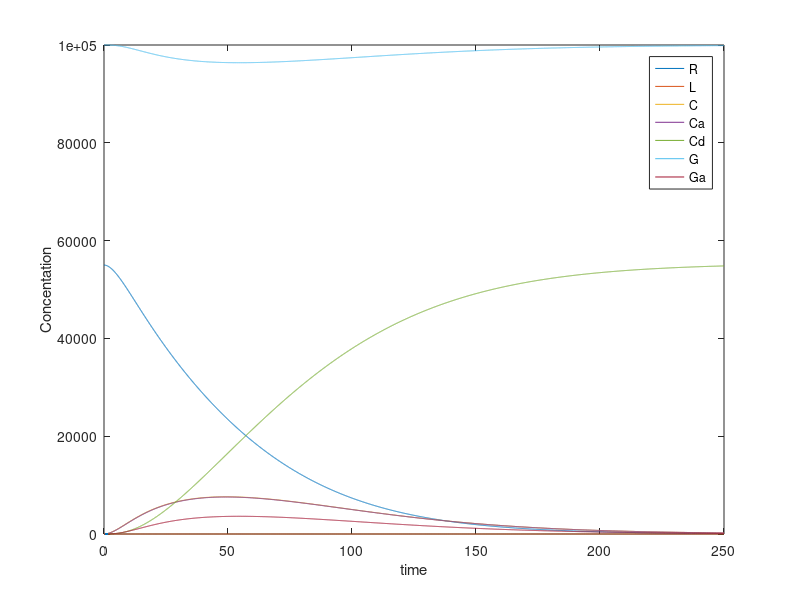
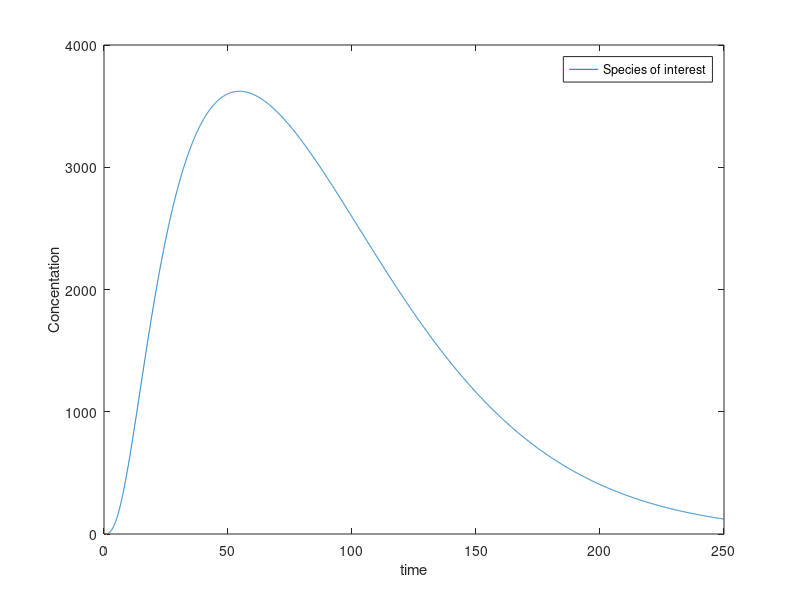

Here is the MATLAB script that generated these plots, in order: (Note: this script raises an error after producing the figures.)
% Recreating Shankaran model matlab
clc
clear
close all

% Parameters
kon = 8.4*10.^7;
koff = 0.37;
kfr = 10;
krr = 10;
kds = 0.065;
ka = 10.^-6;
ki = 2*10.^-1;
RT = 5.5*10.^4;
GT = 1*10.^5;
V = 4*10.^-10;
Kd = koff/kon;
Nav = 6.022*10. ^23;
A = 0.001;

% Inital conditions

R = RT;
G = GT;
C = 0;
Ca = C;
Cd = C;
Ga = C;
L = 0.01*Kd;
ft = A*Kd*koff;

% ODE components ODE with the local function
time = 0:250:250;

dVdt = @(time,X) [-kon*X(1)*X(2) + koff*X(3);
    (-kon*X(1)*X(2)/(Nav*V)) + L;
    kon*X(1)*X(2) - koff*X(3) - kfr*X(3) + krr*X(4);
    kfr*X(3) - krr*X(4) - kds*X(4);
    kds*X(3);
    -ka*X(6)*X(4) + ki*X(7);
    ka*X(6)*X(4) - ki*X(7)];

[time,X] = ode45(dVdt,time,[R;0;C;Ca;Cd;G;Ga]); % calling the local funtion to be used in ODE45

%  Plotting the result of the entire model
figure(1)
plot(time,X,LineWidth=2)
legend('R','L','C','Ca','Cd','G','Ga')
xlabel('time')
ylabel('Concentation')

% % Plot both on the same graph
% figure(1);subplot(2,1,1)
% xlabel('time'); ylabel('Concentation')
% plot(time,X,LineWidth=2); legend('R','L','C','Ca','Cd','G','Ga')
% subplot(2,1,2)
% plot(time,X(:,7),LineWidth=2); legend('Species of interest')

% Plotting the component of the model
figure(2)
plot(time,X(:,7),LineWidth=2)
legend('Species of interest')
xlabel('time')
ylabel('Concentation')


%% Exacuting with user defined funtion

% Inital conditions
R = RT;
G = GT;
C = 0;
Ca = C;
Cd = C;
Ga = C;
L = 0.01*Kd;
ft = A*Kd*koff;

[t,Val] = ode45(@dXdt,time,[R;0;C;Ca;Cd;G;Ga]);
figure(3)
plot(time,Val,LineWidth=2)
legend('R','L','C','Ca','Cd','G','Ga')
xlabel('time')
ylabel('Concentation')

%% ODE user defined funtion
function xdot = dXdt(t,X)
% parameters
kon = 8.4*10.^7;
koff = 0.37;
Kd = koff/kon;
kfr = 10;
krr = 10;
kds = 0.065;
ka = 10.^-6;
ki = 2*10.^-1;
V = 4*10.^-10;
Nav = 6.022*10. ^23;

ft = 4.40476190476191e-11;

xdot(1) = (-kon*X(1)*X(2)) + koff*X(3);
xdot(2) = (-kon*X(1).*X(2)/(Nav*V)) + ft;
xdot(3) = kon*X(1).*X(2) - koff*X(3) - kfr*X(3) + krr*X(4);
xdot(4) = kfr*X(3) - krr*X(4) - kds*X(4);
xdot(5) = kds*X(3);
xdot(6) = -ka*X(6).*X(4) + ki*X(7);
xdot(7) = ka*X(6).*X(4) - ki*X(7);
xdot = xdot';
end

